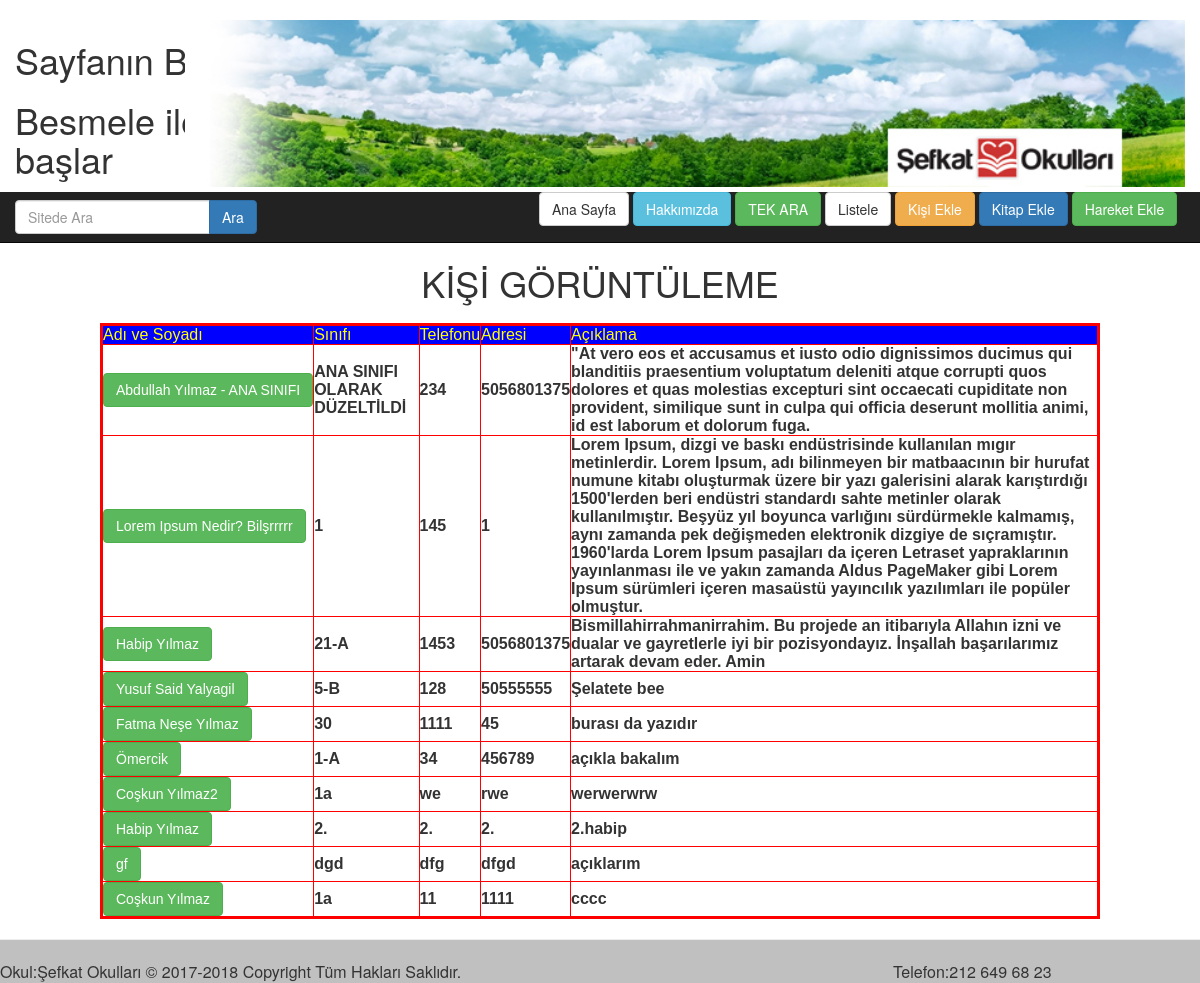
The app's page /tekara/ with its own data.
### post/models.py (models this page shows, shortened)
class Kisiler(models.Model):
    adsoyad = models.CharField(max_length=60, verbose_name='Adı ve Soyadı')
    sinifi = models.CharField(max_length=60, verbose_name='Sınıfı')
    nosu = models.CharField(max_length=60, verbose_name='Nosu')
    telefonu = models.CharField(max_length=60, verbose_name='Telefonu')
    email = models.EmailField(verbose_name='e-Mail')
    aciklama  = models.TextField(verbose_name='Açıklama')
    slug = models.SlugField(unique=True, editable=False, max_length=70)
    class Meta:                                       # Adminde Kisilers yerine Kişiler gözükür
        verbose_name_plural = 'Kişiler'

### post/views.py (the view)
# urls.py: url(r'^tekara/$', tekara, name="tekara"),
def tekara(request):
    tek = Kisiler.objects.all()
    query = request.GET.get('q')
    if query:
        tek = tek.filter(
            Q(adsoyad__icontains=query) |
            Q(nosu__icontains=query) |
            Q(telefonu__icontains=query)
        ).distinct()
    return render(request, 'tek.html', locals())

### templates/tek.html (shortened to what this page needs)
{% extends 'header.html' %}
{% block orta %}
<div align="center"><h1> KİŞİ GÖRÜNTÜLEME</h1></div>
<table  border="3" width="1000" align="center" cellpadding="4" cellspacing="6"  bgcolor="#FFFF99" align="left"
        bordercolor=red style="font-family: arial;">
    <h1>
        <tr>
        <td align="left" bgcolor=blue color="green" style="color:yellow">Adı ve Soyadı</td>
        <td align="left" bgcolor=blue color="green" style="color:yellow">Sınıfı</td>
        <td align="left" bgcolor=blue color="green" style="color:yellow">Telefonu</td>
        <td align="left" bgcolor=blue color="green" style="color:yellow">Adresi</td>
        <td align="left" bgcolor=blue color="green" style="color:yellow">Açıklama</td>
        </tr>
    </h1>
    {% for kisi in tek %}
      <tr>
        <th><a href="{% url 'kisi_incele' slug=kisi.slug %}" class="btn btn-success" role="button">{{ kisi.adsoyad }}</a></th>
        <th align="right">{{ kisi.sinifi }}</th>
        <th align="left">{{ kisi.nosu }}</th>
        <th align="left"> {{ kisi.telefonu }}</th>
        <th align="left"> {{ kisi.aciklama }}</th>
      </tr>
    {% endfor %}
</table>
{% endblock orta %}

### static/css/style.css (style rules this page uses)
table, th, td { border: 1px solid black; }

### records on screen
Kisiler: adsoyad "Abdullah Yılmaz - ANA SINIFI", sinifi "ANA SINIFI OLARAK DÜZELTİLDİ", nosu "234", telefonu "5056801375", aciklama "\"At vero eos et accusamus et iusto odio dignissimos ducimus qui blanditiis praesentium voluptatum deleniti atque corrupti quos dolores et quas molestias excepturi sint occaecati cupiditate non provident, similique sunt in culpa qui officia deserunt mollitia animi, id est laborum et dolorum fuga."
Kisiler: adsoyad "Lorem Ipsum Nedir? Bilşrrrrr", sinifi "1", nosu "145", telefonu "1", aciklama "Lorem Ipsum, dizgi ve baskı endüstrisinde kullanılan mıgır metinlerdir. Lorem Ipsum, adı bilinmeyen bir matbaacının bir hurufat numune kitabı oluşturmak üzere bir yazı galerisini alarak karıştırdığı 1500'lerden beri endüstri standardı sahte metinler olarak kullanılmıştır. Beşyüz yıl boyunca varlığını sürdürmekle kalmamış, aynı zamanda pek değişmeden elektronik dizgiye de sıçramıştır. 1960'larda Lorem Ipsum pasajları da içeren Letraset yapraklarının yayınlanması ile ve yakın zamanda Aldus PageMaker gibi Lorem Ipsum sürümleri içeren masaüstü yayıncılık yazılımları ile popüler olmuştur."
Kisiler: adsoyad "Habip Yılmaz", sinifi "21-A", nosu "1453", telefonu "5056801375", aciklama "Bismillahirrahmanirrahim. Bu projede an itibarıyla Allahın izni ve dualar ve gayretlerle iyi bir pozisyondayız. İnşallah başarılarımız artarak devam eder. Amin"
Kisiler: adsoyad "Yusuf Said Yalyagil", sinifi "5-B", nosu "128", telefonu "50555555", aciklama "Şelatete bee"
Kisiler: adsoyad "Fatma Neşe Yılmaz", sinifi "30", nosu "1111", telefonu "45", aciklama "burası da yazıdır"
Kisiler: adsoyad "Ömercik", sinifi "1-A", nosu "34", telefonu "456789", aciklama "açıkla bakalım"
Kisiler: adsoyad "Coşkun Yılmaz2", sinifi "1a", nosu "we", telefonu "rwe", aciklama "werwerwrw"
Kisiler: adsoyad "Habip Yılmaz", sinifi "2.", nosu "2.", telefonu "2.", aciklama "2.habip"
Kisiler: adsoyad "gf", sinifi "dgd", nosu "dfg", telefonu "dfgd", aciklama "açıklarım"
Kisiler: adsoyad "Coşkun Yılmaz", sinifi "1a", nosu "11", telefonu "1111", aciklama "cccc"
